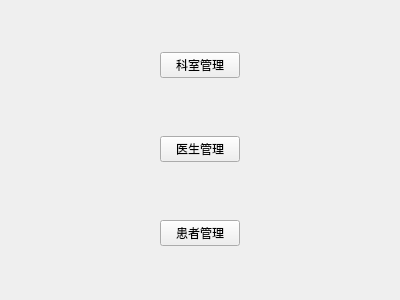
<?xml version="1.0" encoding="UTF-8"?>
<ui version="4.0">
 <class>ChooseWidget</class>
 <widget class="QWidget" name="ChooseWidget">
  <property name="geometry">
   <rect>
    <x>0</x>
    <y>0</y>
    <width>400</width>
    <height>300</height>
   </rect>
  </property>
  <property name="windowTitle">
   <string>选择</string>
  </property>
  <layout class="QVBoxLayout" name="verticalLayout">
   <property name="spacing">
    <number>6</number>
   </property>
   <property name="leftMargin">
    <number>0</number>
   </property>
   <property name="topMargin">
    <number>0</number>
   </property>
   <property name="rightMargin">
    <number>0</number>
   </property>
   <property name="bottomMargin">
    <number>0</number>
   </property>
   <item>
    <layout class="QHBoxLayout" name="horizontalLayout">
     <item>
      <spacer name="horizontalSpacer">
       <property name="orientation">
        <enum>Qt::Orientation::Horizontal</enum>
       </property>
       <property name="sizeHint" stdset="0">
        <size>
         <width>40</width>
         <height>20</height>
        </size>
       </property>
      </spacer>
     </item>
     <item>
      <widget class="QPushButton" name="subBtn">
       <property name="text">
        <string>科室管理</string>
       </property>
      </widget>
     </item>
     <item>
      <spacer name="horizontalSpacer_2">
       <property name="orientation">
        <enum>Qt::Orientation::Horizontal</enum>
       </property>
       <property name="sizeHint" stdset="0">
        <size>
         <width>40</width>
         <height>20</height>
        </size>
       </property>
      </spacer>
     </item>
    </layout>
   </item>
   <item>
    <layout class="QHBoxLayout" name="horizontalLayout_2">
     <item>
      <spacer name="horizontalSpacer_3">
       <property name="orientation">
        <enum>Qt::Orientation::Horizontal</enum>
       </property>
       <property name="sizeHint" stdset="0">
        <size>
         <width>40</width>
         <height>20</height>
        </size>
       </property>
      </spacer>
     </item>
     <item>
      <widget class="QPushButton" name="docBtn">
       <property name="text">
        <string>医生管理</string>
       </property>
      </widget>
     </item>
     <item>
      <spacer name="horizontalSpacer_4">
       <property name="orientation">
        <enum>Qt::Orientation::Horizontal</enum>
       </property>
       <property name="sizeHint" stdset="0">
        <size>
         <width>40</width>
         <height>20</height>
        </size>
       </property>
      </spacer>
     </item>
    </layout>
   </item>
   <item>
    <layout class="QHBoxLayout" name="horizontalLayout_3">
     <item>
      <spacer name="horizontalSpacer_5">
       <property name="orientation">
        <enum>Qt::Orientation::Horizontal</enum>
       </property>
       <property name="sizeHint" stdset="0">
        <size>
         <width>40</width>
         <height>20</height>
        </size>
       </property>
      </spacer>
     </item>
     <item>
      <widget class="QPushButton" name="patientBtn">
       <property name="text">
        <string>患者管理</string>
       </property>
      </widget>
     </item>
     <item>
      <spacer name="horizontalSpacer_6">
       <property name="orientation">
        <enum>Qt::Orientation::Horizontal</enum>
       </property>
       <property name="sizeHint" stdset="0">
        <size>
         <width>40</width>
         <height>20</height>
        </size>
       </property>
      </spacer>
     </item>
    </layout>
   </item>
  </layout>
 </widget>
 <resources/>
 <connections/>
</ui>
